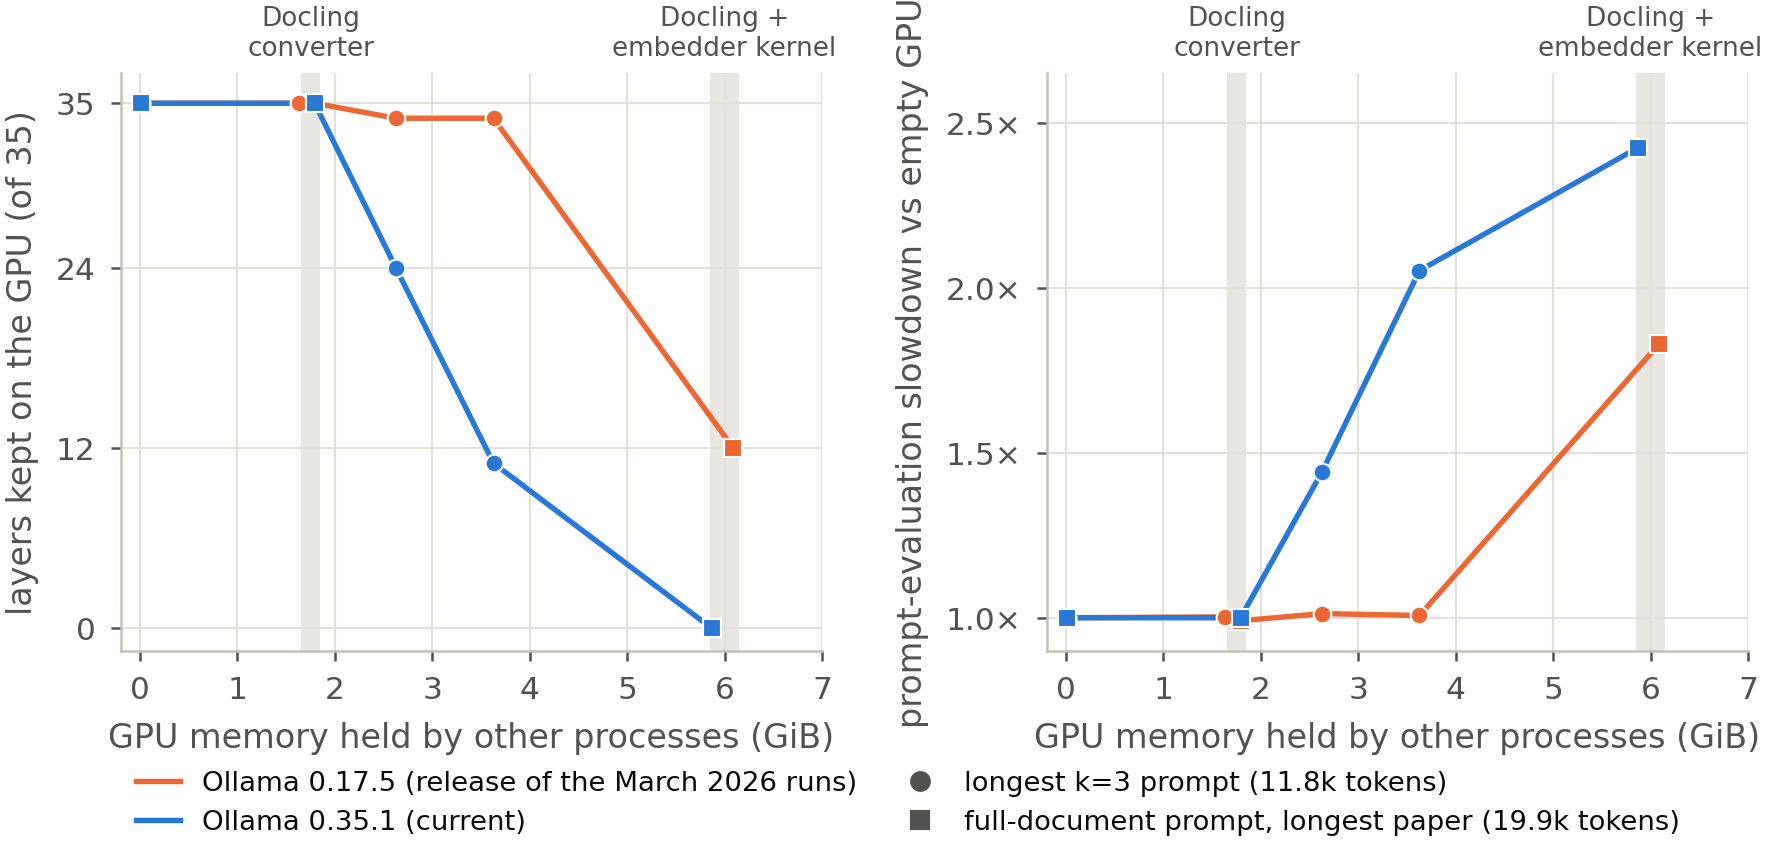

This figure's Python source:
"""Figure 10 of sn_green_rag_article.tex (label fig:offload): what happens to the gemma3:4b-it-qat runner at the
30 000-token window when other processes already hold GPU memory. Data: every RnD/verification/ollama_offload_pressure_*.json
(script ollama_offload_under_vram_pressure.py), "30000" entry: x = GPU memory in use before the model loads (GiB, includes
the 15 MiB of the desktop), left panel = layers kept on the GPU (of 35), right panel = warm prompt-evaluation time divided
by the same prompt's time on an empty GPU for the same release (k=3 and full-document prompts normalised separately).
Shaded bands: measured footprints of a live Docling converter (1.8 GiB) and of a kernel after Docling + LanceDB embedding
(5.9-6.1 GiB), from coresident_gpu_footprint.py. Run from the repository root:
.venv/bin/python RnD/nature_article/images/fig10_shared_gpu_offload.py"""
import glob, json, os, sys
import matplotlib.pyplot as plt
HERE = os.path.dirname(os.path.abspath(__file__)); sys.path.insert(0, HERE)
import _style
_style.apply()
VER = os.path.join(HERE, "..", "..", "verification")
pts = {}
for f in sorted(glob.glob(os.path.join(VER, "ollama_offload_pressure_*.json"))):
    d = json.load(open(f)); r = d["30000"]
    ver = "0.17.5" if "0.17.5" in d["version_label"] else "0.35.1"
    pts.setdefault(ver, []).append(dict(x=r["gpu_before_load_mib"] / 1024, layers=int(r["offloaded_layers"].split("/")[0]),
                                        t=r["warm_prompt_eval_s"], prompt=d.get("prompt_mode", "k3")))
for ver, rows in pts.items():
    for p in rows:
        base = min((q for q in rows if q["prompt"] == p["prompt"]), key=lambda q: q["x"])
        p["slow"] = p["t"] / base["t"]
    rows.sort(key=lambda q: q["x"])
COL = {"0.17.5": _style.SERIES["k1"], "0.35.1": _style.SERIES["full"]}
LAB = {"0.17.5": "Ollama 0.17.5 (release of the March 2026 runs)", "0.35.1": "Ollama 0.35.1 (current)"}
MARK = {"k3": "o", "full": "s"}

fig, axes = plt.subplots(1, 2, figsize=(7.0, 2.5), gridspec_kw=dict(wspace=0.32))
for ax, key, ylab in ((axes[0], "layers", "layers kept on the GPU (of 35)"), (axes[1], "slow", "prompt-evaluation slowdown vs empty GPU")):
    for (x0, x1, name) in ((1.65, 1.85, "Docling\nconverter"), (5.85, 6.15, "Docling +\nembedder kernel")):
        ax.axvspan(x0, x1, color=_style.GRID, alpha=0.8, lw=0)
        ax.text((x0 + x1) / 2, 1.02, name, transform=ax.get_xaxis_transform(), ha="center", va="bottom", fontsize=6.3, color=_style.INK2)
    for ver, rows in pts.items():
        ax.plot([p["x"] for p in rows], [p[key] for p in rows], color=COL[ver], lw=1.3, zorder=2)
        for prompt in ("k3", "full"):
            sel = [p for p in rows if p["prompt"] == prompt]
            ax.scatter([p["x"] for p in sel], [p[key] for p in sel], s=18, marker=MARK[prompt], color=COL[ver], edgecolor="white", linewidth=0.5, zorder=3)
    ax.set_xlim(-0.2, 7.0); ax.set_xlabel("GPU memory held by other processes (GiB)"); ax.set_ylabel(ylab)
    ax.set_xticks(range(0, 8))
axes[0].set_ylim(-1.5, 37); axes[0].set_yticks([0, 12, 24, 35])
axes[1].set_ylim(0.9, 2.65); axes[1].set_yticks([1.0, 1.5, 2.0, 2.5]); axes[1].set_yticklabels(["1.0×", "1.5×", "2.0×", "2.5×"])
from matplotlib.lines import Line2D
h = [Line2D([], [], color=COL[v], lw=1.3, label=LAB[v]) for v in ("0.17.5", "0.35.1")]
h += [Line2D([], [], color=_style.INK2, marker="o", ls="", ms=4, label="longest k=3 prompt (11.8k tokens)"),
      Line2D([], [], color=_style.INK2, marker="s", ls="", ms=4, label="full-document prompt, longest paper (19.9k tokens)")]
fig.legend(handles=h, loc="lower center", ncol=2, bbox_to_anchor=(0.5, -0.17), fontsize=6.6, handlelength=1.6, columnspacing=1.5)
_style.save(fig, os.path.join(HERE, "fig10_shared_gpu_offload"))
for ver, rows in pts.items(): print(ver, [(round(p["x"], 2), p["layers"], round(p["slow"], 2), p["prompt"]) for p in rows])
